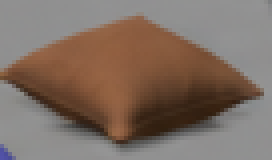
#> input picture src/computer_vision/assets/Beanbag.PNG, 68 x 40 px (shown 4 times larger)
$ python obstacle_course.py
#> lines starting #> are read from the running program, lines starting #| are printed output that depends on the picture; after the words box and inside, x2 and y2 are one past the last pixel; in counts of white or black regions, pixels touching at a corner belong together; long printed decimals are rounded
# Import path for file-path reliability
# Imports NumPy
# Import OpenCV for image processing
from pathlib import Path
import numpy as np
import cv2

# Path to computer_vision folder
base_path = Path(__file__).parent
assets_path = base_path / "assets"

# Path to beanbag template
beanbag_path = assets_path / "Beanbag.PNG"

# Path to pencil template
pencil_path = assets_path / "Pencil.PNG"

### BEANBAG TEMPLATE ###
beanbag_template = cv2.imread(str(beanbag_path), cv2.IMREAD_COLOR)
#> beanbag_template is the input picture: shape (40, 68, 3); mean B, G, R 99.6, 110.3, 127.4

# Verify successful template loading
if beanbag_template is None:
    raise FileNotFoundError(f"Could not load template: {beanbag_path}")

# Resize template to match resized image
beanbag_template = cv2.resize(beanbag_template, (0, 0), fx=0.9, fy=0.9)
#> beanbag_template: shape (36, 61, 3)

# Get beanbag template dimensions
beanbag_h, beanbag_w = beanbag_template.shape[:2]
#> beanbag_h = 36; beanbag_w = 61

### PENCIL TEMPLATE ###
pencil_template = cv2.imread(str(pencil_path), cv2.IMREAD_COLOR)
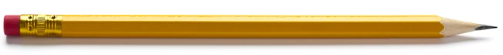
#> input picture src/computer_vision/assets/Pencil.PNG, 503 x 55 px
#> pencil_template is the input picture: shape (55, 503, 3); mean B, G, R 153.7, 192.1, 214.1

if pencil_template is None:
    raise FileNotFoundError(f"Could not load template: {pencil_path}")

pencil_template = cv2.resize(pencil_template, (0, 0), fx=0.80, fy=0.80)
#> pencil_template: shape (44, 402, 3)
pencil_h, pencil_w = pencil_template.shape[:2]
#> pencil_h = 44; pencil_w = 402

# Open the Jetson CSI camera
pipeline = (
    "nvarguscamerasrc sensor-id=0 ! "
    "video/x-raw(memory:NVMM), width=(int)1920, height=(int)1080, "
    "format=(string)NV12, framerate=(fraction)30/1 ! "
    "nvvidconv ! "
    "video/x-raw, format=(string)BGRx ! "
    "videoconvert ! "
    "video/x-raw, format=(string)BGR ! "
    "appsink drop=true max-buffers=1 sync=false"
)

cap = cv2.VideoCapture(pipeline, cv2.CAP_GSTREAMER)

if not cap.isOpened():
    raise RuntimeError("Could not open the Jetson CSI camera")

while True:

    # Read frame from Jetson CSI camera
    ret, img = cap.read()
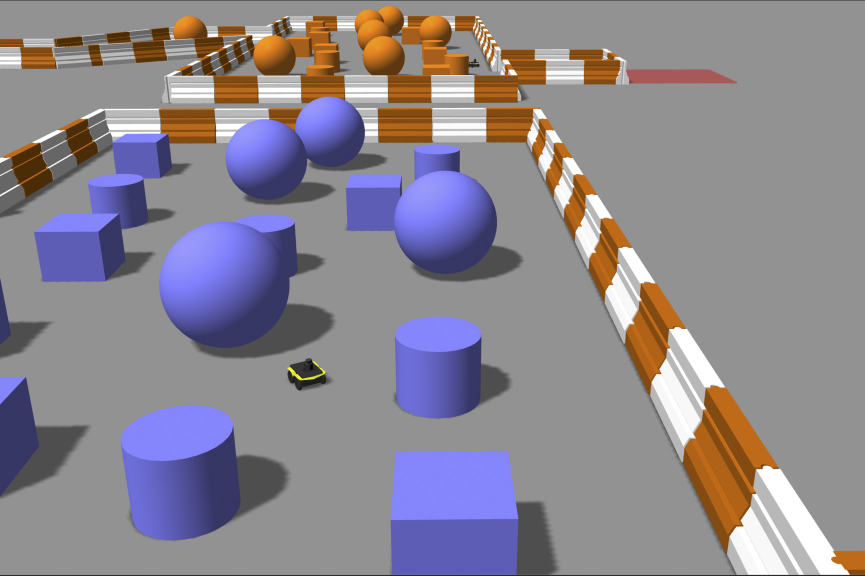
#> input picture src/computer_vision/assets/Obstacle_Course.jpg, 1729 x 1152 px, given in place of mat=(string)BGR ! appsink drop=true max-buffers=1 sync=false, which was not available (shown at 1/2 size)
#> img is the input picture: shape (1152, 1729, 3); mean B, G, R 143.3, 133.8, 139.8

    if not ret:
        print("Could not read camera frame")
        break

    # Resize image
    img = cv2.resize(img, (0, 0), fx=0.75, fy=0.75)
#> img: shape (864, 1297, 3)

    ### <<< BEANBAG DETECTION >>> ###
    beanbag_result = cv2.matchTemplate(
        img,
        beanbag_template,
        cv2.TM_CCOEFF_NORMED
    )
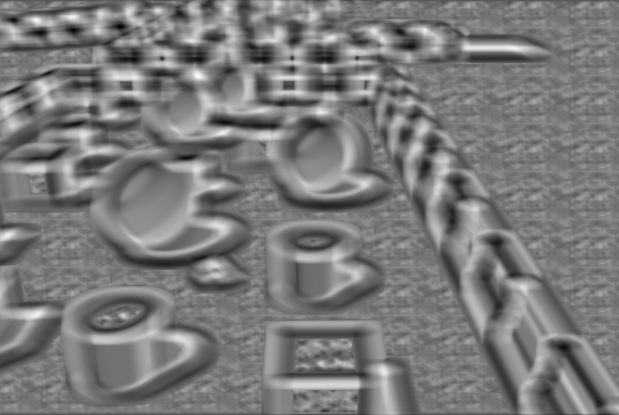
#> beanbag_result: shape (829, 1237) float32 (shown at 1/2 size); min -0.561, max 0.6, mean -0.00476; drawn with min black and max white

    beanbag_min_val, beanbag_max_val, beanbag_min_loc, beanbag_max_loc = cv2.minMaxLoc(beanbag_result)
#> beanbag_min_val = -0.561; beanbag_max_val = 0.6; beanbag_min_loc = (240, 53); beanbag_max_loc = (396, 152)
    print("Beanbag confidence:", beanbag_max_val)
#| Beanbag confidence: 0.6002
    beanbag_detected = beanbag_max_val >= 0.50
#> beanbag_detected = True

    if beanbag_detected:
        beanbag_location = beanbag_max_loc
#> beanbag_location = (396, 152)
        beanbag_bottom_right = (
            beanbag_location[0] + beanbag_w,
            beanbag_location[1] + beanbag_h
        )
#> beanbag_bottom_right = (457, 188)

        # Draw green rectangle around beanbag
        cv2.rectangle(img, beanbag_location, beanbag_bottom_right, (0, 255, 0), 5)
#> img: shape (864, 1297, 3); mean B, G, R 143, 134, 139.6

    ### <<< PENCIL DETECTION >>> ###
    pencil_result = cv2.matchTemplate(
        img,
        pencil_template,
        cv2.TM_CCOEFF_NORMED
    )
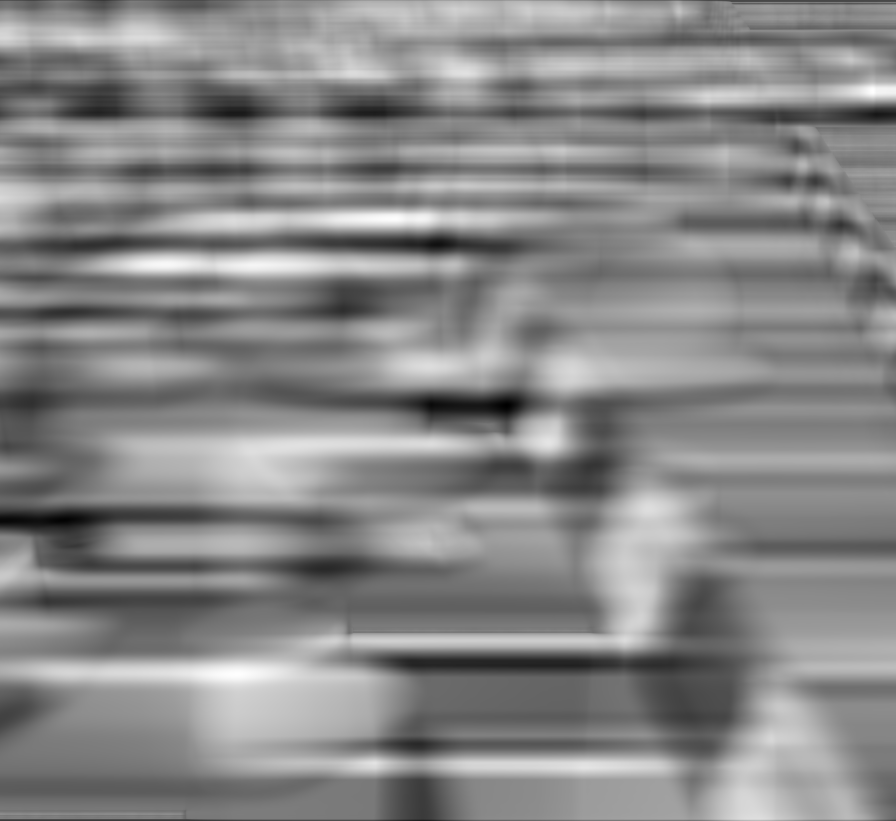
#> pencil_result: shape (821, 896) float32; min -0.316, max 0.282, mean 0.00208; drawn with min black and max white

    pencil_min_val, pencil_max_val, pencil_min_loc, pencil_max_loc = cv2.minMaxLoc(pencil_result)
#> pencil_min_val = -0.316; pencil_max_val = 0.282; pencil_min_loc = (506, 405); pencil_max_loc = (872, 90)
    print("Pencil confidence:", pencil_max_val)
#| Pencil confidence: 0.2822
    pencil_detected = pencil_max_val >= 0.70
#> pencil_detected = False

    if pencil_detected:
        pencil_location = pencil_max_loc
        pencil_bottom_right = (
            pencil_location[0] + pencil_w,
            pencil_location[1] + pencil_h
        )

        # Draw green rectangle around pencil
        cv2.rectangle(img, pencil_location, pencil_bottom_right, (0, 255, 0), 5)

    ### <<< CORNER DETECTION >>> ###

    # Convert to grayscale for algorithm shape detection
    gray = cv2.cvtColor(img, cv2.COLOR_BGR2GRAY)

    # Corner detection algorithm by image, num corners, min quality, and min euclidean distance
    corners = cv2.goodFeaturesToTrack(
        gray,
        maxCorners=300,
        qualityLevel=0.01,
        minDistance=10
    )
#> corners = 300 rows, first 8: [1274, 861], [795, 195], [1113, 788], [991, 560], [377, 53], [803, 211], [483, 559], [764, 96]

    # Create blank avoidance mask
    avoidance_mask = np.zeros_like(gray)

    # Adjustable avoidance radius
    avoidance_radius = 10

    # Only process if corners are detected
    if corners is not None:

        # Display corners to screen
        corners = corners.astype(int)

        for corner in corners:
            x, y = corner.ravel()

            # Skip corner points inside beanbag box
            if beanbag_detected:
                if (
                    beanbag_location[0] <= x <= beanbag_bottom_right[0]
                    and
                    beanbag_location[1] <= y <= beanbag_bottom_right[1]
                ):
                    continue

            # Skip pencil area
            if pencil_detected:
                if (
                    pencil_location[0] <= x <= pencil_bottom_right[0]
                    and
                    pencil_location[1] <= y <= pencil_bottom_right[1]
                ):
                    continue

            cv2.circle(img, (x, y), 5, (255, 0, 0), -1)
#> this loop made 300 passes
#> img: shape (864, 1297, 3); mean B, G, R 146, 131, 136.2

        # For 2D space (Pythagorean Theorem):
        # (x1, y1) (x2, y2)
        # sqrt((x2 - x1)^2 + (y2 - y1)^2)

        # Maximum distance between points
        max_distance = 20

        # Draw red colored lines between near-points for barriers
        for i in range(len(corners)):
            for j in range(i + 1, len(corners)):
                x1, y1 = corners[i].ravel()
                x2, y2 = corners[j].ravel()

                # Calculate Euclidean distance
                distance = np.sqrt((x2 - x1) ** 2 + (y2 - y1) ** 2)

                # Connect near-points
                if distance <= max_distance:

                    # Skip lines connected to beanbag
                    if beanbag_detected:

                        point1_in_beanbag = (
                            beanbag_location[0] <= x1 <= beanbag_bottom_right[0]
                            and
                            beanbag_location[1] <= y1 <= beanbag_bottom_right[1]
                        )

                        point2_in_beanbag = (
                            beanbag_location[0] <= x2 <= beanbag_bottom_right[0]
                            and
                            beanbag_location[1] <= y2 <= beanbag_bottom_right[1]
                        )

                        if point1_in_beanbag or point2_in_beanbag:
                            continue

                    # Skip lines connected to pencil
                    if pencil_detected:
                        point1_in_pencil = (
                            pencil_location[0] <= x1 <= pencil_bottom_right[0]
                            and
                            pencil_location[1] <= y1 <= pencil_bottom_right[1]
                        )

                        point2_in_pencil = (
                            pencil_location[0] <= x2 <= pencil_bottom_right[0]
                            and
                            pencil_location[1] <= y2 <= pencil_bottom_right[1]
                        )

                        if point1_in_pencil or point2_in_pencil:
                            continue

                    cv2.line(img, (x1, y1), (x2, y2), (0, 0, 255), 2)
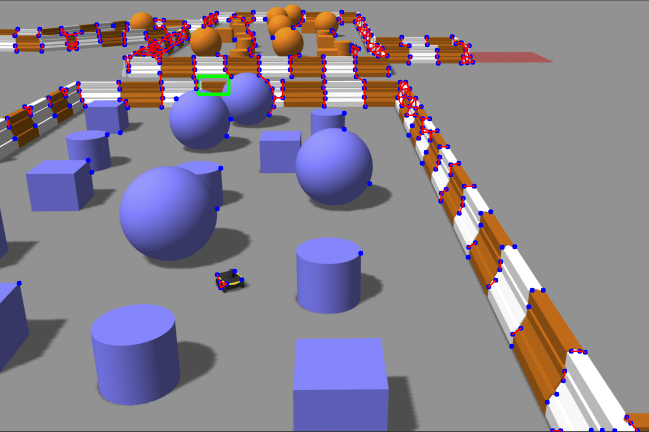
#> img: shape (864, 1297, 3) (shown at 1/2 size); mean B, G, R 143.9, 130.5, 138.2

        # Fill space around every detected corner
        for corner in corners:
            x, y = corner.ravel()

            # Skip beanbag area
            if beanbag_detected:
                if (
                    beanbag_location[0] <= x <= beanbag_bottom_right[0]
                    and
                    beanbag_location[1] <= y <= beanbag_bottom_right[1]
                ):
                    continue

            # Skip pencil area
            if pencil_detected:
                if (
                    pencil_location[0] <= x <= pencil_bottom_right[0]
                    and
                    pencil_location[1] <= y <= pencil_bottom_right[1]
                ):
                    continue

            cv2.circle(img, (x, y), 4, (0, 0, 255), -1)
            cv2.circle(avoidance_mask, (x, y), avoidance_radius, 255, -1)
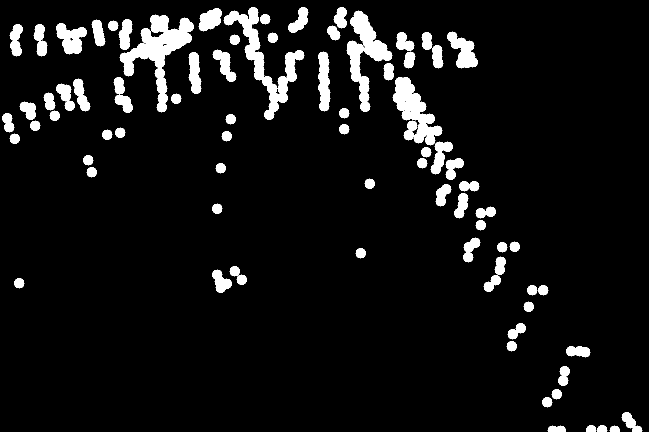
#> avoidance_mask: shape (864, 1297) (shown at 1/2 size); 7.1% white; 83 white regions, largest, box (x1, y1, x2, y2) and area: (239, 29, 388, 225) 9156, (447, 14, 609, 240) 7797, (785, 154, 885, 291) 5669
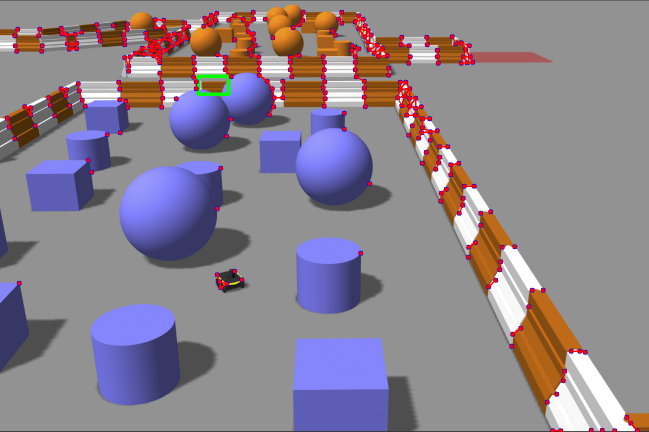
#> img: shape (864, 1297, 3) (shown at 1/2 size); 0.8% of pixels changed, all inside (x1, y1, x2, y2) = (10, 20, 1279, 864)

    # Display frame
    cv2.imshow("Frame", img)

    ### <<< CAMERA CONTROLS >>> ###

    # Press Q to quit
    if cv2.waitKey(1) & 0xFF == ord("q"):
#> (key q is pressed here)
        break

# Release camera
cap.release()

# Close OpenCV windows
cv2.destroyAllWindows()
